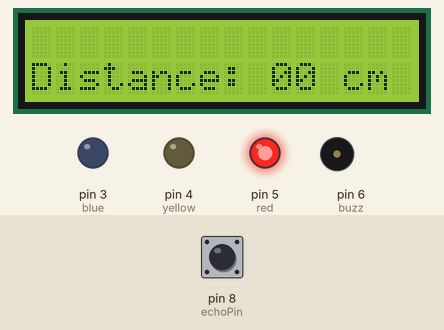
Recording of a sketch running on a simulated Arduino Uno, built with avr-gcc and run on an emulated ATmega328P. Shown: 16×2 character LCD, output pins drawn as LEDs (lit = HIGH), buzzer (waves = sounding, pin HIGH). Inputs (shaded band) come from the test bench; at power-on: pin 8 (echoPin) LOW. Pins used as bus, display or sensor lines are not drawn; what the sketch prints to the serial monitor is not drawn.

Above: at 1.7 s.
1.8 s: pin 8 (echoPin) pulsed HIGH 2 times (0.12 s each, 0.3 s apart)
At 2.2 s:
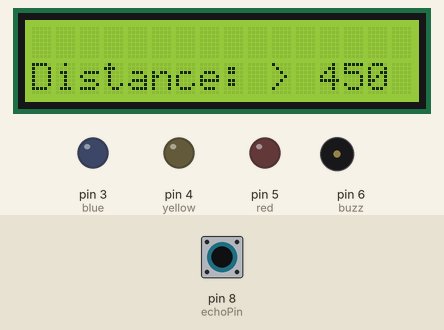
At 3.9 s:
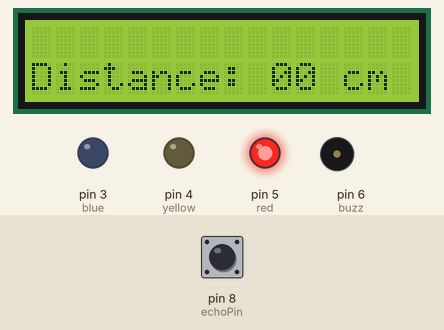
Timing chart, 0 to 11.4 s (numbered marks = the images above; inputs shaded):
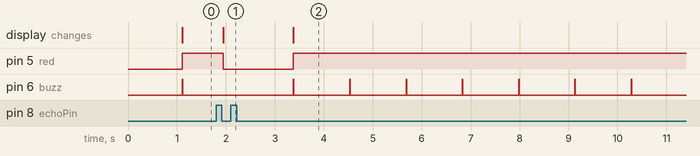

The sketch:

ultrasonic_distance_I2C.ino
```cpp
//sketch created by Akshay Joseph
#include <Wire.h>
#include <LiquidCrystal_I2C.h>


LiquidCrystal_I2C lcd(0x27, 16, 2);


const int trigPin = 7, echoPin = 8, buzz = 6, red = 5, yellow = 4, blue = 3;
long duration;
int distance;

bool fault = false;

void setup()
{
  // buzzer
  pinMode(buzz, OUTPUT);
  pinMode(red, OUTPUT);
  pinMode(yellow, OUTPUT);
  pinMode(blue, OUTPUT);

  // ultrasonic setup
  pinMode(trigPin, OUTPUT); // trigger pin
  pinMode(echoPin, INPUT); // echo pin
  Serial.begin(9600);


  lcd.init();

  lcd.backlight();
  lcd.clear();
  lcd.noBlink();

  digitalWrite(buzz, LOW);
  digitalWrite(red, LOW);
  digitalWrite(yellow, LOW);
  digitalWrite(blue, LOW);


}

void loop()
{

  lcd.setCursor(0, 0);
  digitalWrite(trigPin, LOW);
  delay(10);
  digitalWrite(trigPin, HIGH);
  delay(10);
  digitalWrite(trigPin, LOW);
  duration = pulseIn(echoPin, HIGH);
  distance = duration * 0.034 / 2;
  Serial.print("Distance: ");
  Serial.print(distance);
  Serial.print(" cm\n");


  lcd.setCursor(0, 1);
  lcd.print("Distance: ");
  if (distance < 10) {
    lcd.print("0");
  }
  if (distance > 450) {
    lcd.print("> ");
    distance = 450;
  }
  lcd.print(distance);
  lcd.print(" cm    ");


  if (distance < 10) {
    digitalWrite(buzz, HIGH);
    digitalWrite(red, HIGH);
    delay(10);
    digitalWrite(buzz, LOW);
  } else if (distance < 20) {
    digitalWrite(buzz, HIGH);
    digitalWrite(yellow, HIGH);
    delay(50);
    digitalWrite(yellow, LOW);
    digitalWrite(buzz, LOW);
    digitalWrite(red, LOW);
  } else if (distance < 40) {
    digitalWrite(blue, HIGH);
    delay(200);
    digitalWrite(blue, LOW);
    digitalWrite(red, LOW);

  } else {
    digitalWrite(buzz, LOW);
    digitalWrite(red, LOW);
    digitalWrite(yellow, LOW);
    digitalWrite(blue, LOW);
  }
  delay(100);

}
```

Measured:
- after the input at 1.8 s, pin 5 (red): HIGH → LOW after 0.14 s, → HIGH 1.4 s later; the display: changes after 0.14 s (image 1)
- by itself, pin 6 (buzz): alternates HIGH for 0.01 s and LOW for 1.1 s
